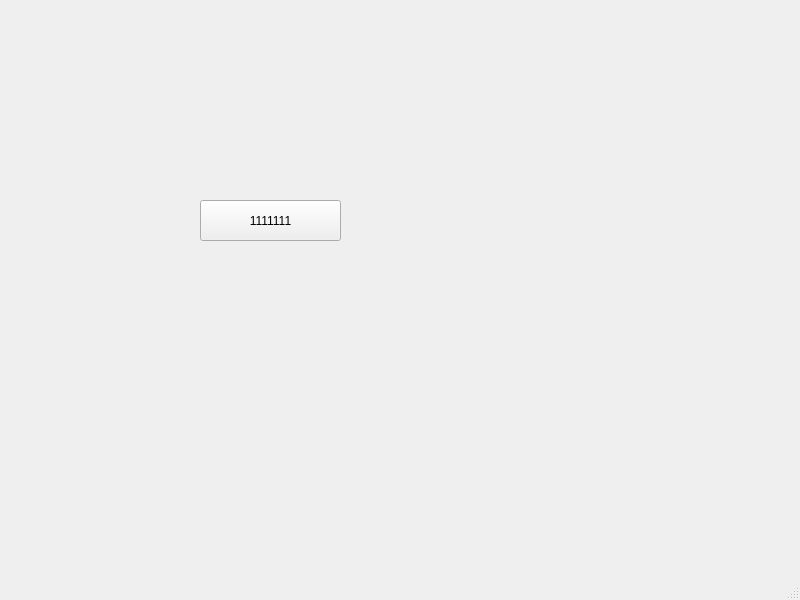
<?xml version="1.0" encoding="UTF-8"?>
<ui version="4.0">
 <class>MainWindow</class>
 <widget class="QMainWindow" name="MainWindow">
  <property name="geometry">
   <rect>
    <x>0</x>
    <y>0</y>
    <width>800</width>
    <height>600</height>
   </rect>
  </property>
  <property name="windowTitle">
   <string>MainWindow</string>
  </property>
  <widget class="QWidget" name="centralwidget">
   <widget class="QPushButton" name="pushButton">
    <property name="geometry">
     <rect>
      <x>200</x>
      <y>200</y>
      <width>141</width>
      <height>41</height>
     </rect>
    </property>
    <property name="text">
     <string>1111111</string>
    </property>
   </widget>
  </widget>
  <widget class="QMenuBar" name="menubar">
   <property name="geometry">
    <rect>
     <x>0</x>
     <y>0</y>
     <width>800</width>
     <height>27</height>
    </rect>
   </property>
  </widget>
  <widget class="QStatusBar" name="statusbar"/>
 </widget>
 <resources/>
 <connections/>
</ui>
